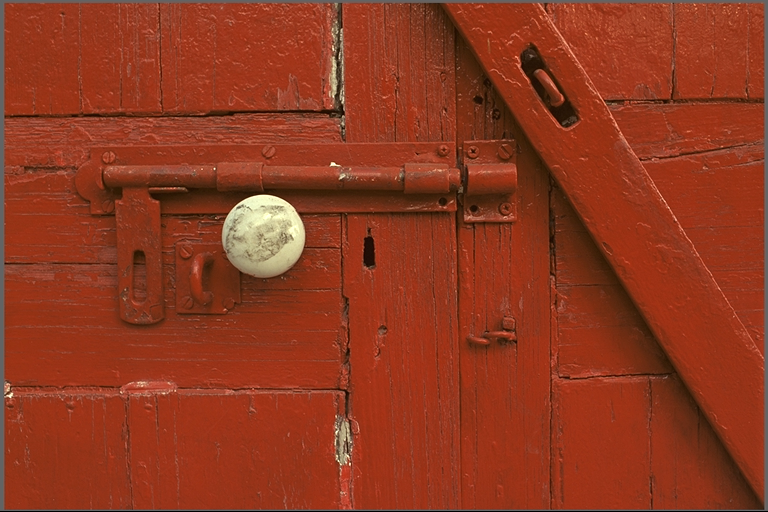
%> input picture Codes/kodim02.png, 768 x 512 px, given in place of ucid00142sp.tif, which was not available
$ octave blockofImageNew.m   (GNU Octave 9; MATLAB toolbox functions it lacks are replaced by stand-ins)
%> lines starting %> are read from the running program, lines starting %| are printed output that depends on the picture; in (x1, y1, x2, y2) boxes, pixels count from 0 and x2, y2 are one past the last pixel; in counts of white or black regions, pixels touching at a corner belong together; the program's own positions count from 1; pictures that were not available may be replaced by others from this repository, and a replacement may not be noted
### Codes/emresampleN.m
function [Pmap, varargout] = emresampleN(img,N,varargin)


MAXITER = 100;
EPSILON = 1e-3;
MAXBLOCKS = 3.5e3;
p0 = 1/256;

if(size(img,3)~=1)
    error('Image must be grayscale.')
end

if(nargin>2)
    verbose = (varargin{1}=='verbose');
else
    verbose = 0;
end

wlen = 2*N+1; % window length
cen = floor(wlen^2/2) + 1;  % center element
[height width] = size(img);

% create column image
imcol = im2col(img,[wlen wlen]);
[~,nblocks] = size(imcol);
Y = imcol';
Y(:,cen) = []; % delete center element

% initialize parameters
alpha = rand(1,wlen^2-1)';
alpha = alpha./sum(alpha(:)); % normalize weights
sigma =1;

% extract center pixel of each block
y = img(N+1:end-N,N+1:end-N);
y = y(:);

% select random subset to perform EM
idx_rand = randperm(nblocks);
idx = idx_rand(1:min(MAXBLOCKS,nblocks));

Yt = Y(idx,:);
yt = y(idx,:);


for iter = 1:MAXITER
    prev = alpha;

    if(verbose==1)
        disp(iter)
    end

    % E-step
    R = yt - Yt*alpha;  % find residuals
    P = 1/(sigma*sqrt(2*pi)) * exp(-R.^2/(2*sigma.^2)); % find probablities
    w = P./(P+p0);

    % M-step
    sigma = sqrt( sum(w.*R.^2)/sum(w) );
    alpha = (Yt'*diag(w)*Yt) \ Yt'*diag(w)*yt;

    if(max(abs(prev-alpha))<EPSILON)
        break;
    end
end

if(verbose==1)
    fprintf('Number of iterations = %i\n',iter);
    fprintf('sigma = %.5f\n',sigma);
end

Pmap = 1/(sigma*sqrt(2*pi)) * exp(-(y-Y*alpha).^2/(2*sigma.^2));

Pmap = reshape(Pmap,[height-2*N width-2*N]);
%disp(Pmap);

if(nargout==1)
    varargout{1} = alpha;
elseif(nargout==2)
    varargout{1} = alpha;
    varargout{2} = sigma;
elseif(nargout==3)
    varargout{1} = alpha;
    varargout{2} = sigma;
    varargout{3} = iter;
end

### Codes/YourFunction2.m


 function [result,pmap,fmap] = YourFunction2(block_of_image)

  % result = double(max(block_of_image(:))) ./ sum(double(block_of_image(:)));
    N=2;
    pmap = emresampleN(block_of_image,N,'verbose');
    fmap = fft2c(pmap);
    result = fft2c(pmap);
    pmap = pmap;
    %fprintf('pmap');
    %disp(pmap);
    fmap = fftshift(fft2(fftshift(pmap)));


    figure;
    subplot(131)
    imshow(block_of_image,[])
    subplot(132)
    imshow(pmap,[])
    subplot(133)
    imshow(abs(rmcenter(fmap)),[]);


### Codes/fft2c.m
function y = fft2c(x)
y = fftshift(fft2(fftshift(x)));

%disp(y);

### Codes/rmcenter.m
function F = rmcenter(Fc,varargin)
% F = RMCENTER(FC) deletes the DC component and high pass filters
%   the frequency map
%   'ideal' uses idea high pass filter
%   'cosine' (default) used raised cosine filter
% Last updated December 10, 2011

opt = 0;

if(nargin>1)
    opt = (varargin{1}=='ideal');
end

[Nx,Ny] = size(Fc);
[Kx Ky] = meshgrid(linspace(-1,1,Ny),linspace(-1,1,Nx));
R = sqrt(Kx.^2+Ky.^2);

if(opt==1)
    % remove center for display
    rad = 0.1; %from 0-1, radius of high-pass filter
    H = (R>rad);
else
    % raise cosine filter
    H = 0.5 - 0.5.*cos(4*pi*R);
    H(R>0.25) = 1;
end

F = Fc.*H;
F(round(Nx/2)+1,round(Ny/2)+1)=0;

### Codes/blockofImageNew.m
clc;
clear all;
close all;
%result = blockproc(img, [57 57], aux_fun, 'TrimBorder', false)

img = imread('Original\ucid\ImageDataSet\ucid00142sp.tif');
%> img is the input picture: size 512x768x3 uint8; mean R, G, B 142.9, 56.4, 31.2
img = rgb2gray(img);
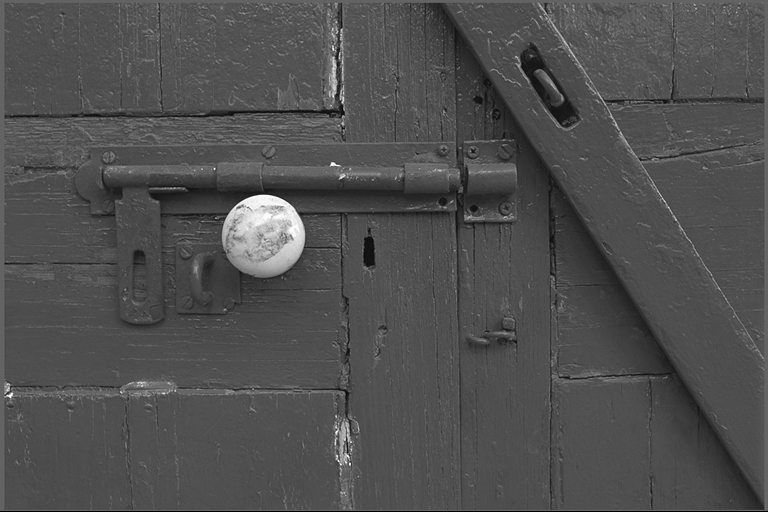
%> img: size 512x768 uint8; min 0, max 255, mean 79.4
img= double(img);
%> img: size 512x768 double
%> in YourFunction2 (call 2), `result = fft2c(pmap);`:
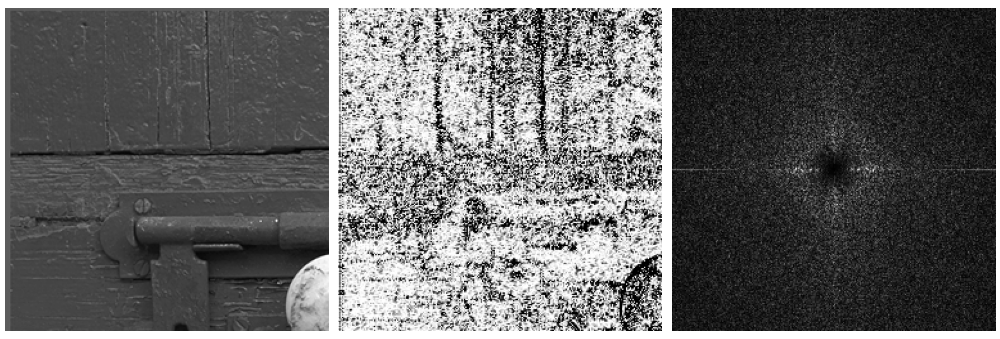
%> figure redrawn from the program's plot data, 3 panels
%> in YourFunction2 (call 3), `result = fft2c(pmap);`:
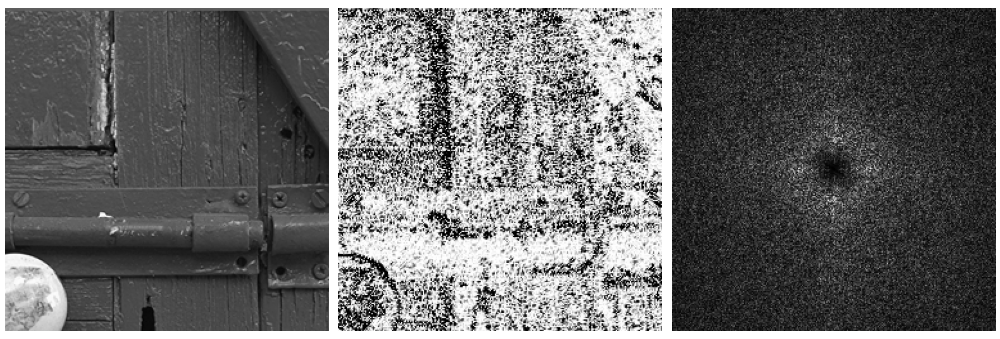
%> figure redrawn from the program's plot data, 3 panels
%> in YourFunction2 (call 4), `result = fft2c(pmap);`:
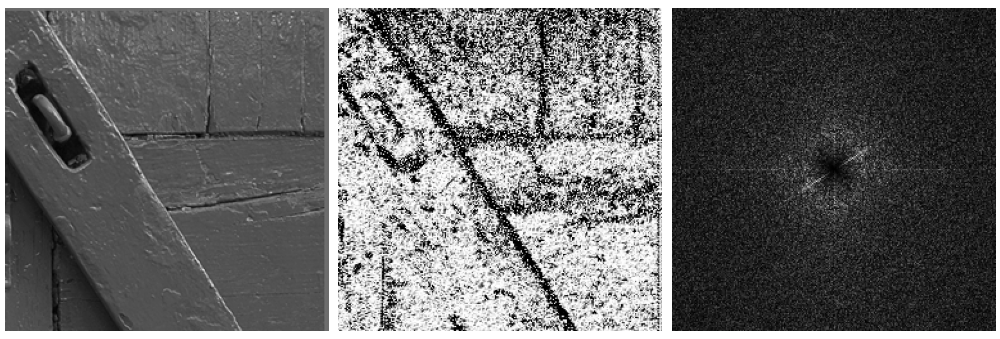
%> figure redrawn from the program's plot data, 3 panels
%> in YourFunction2 (call 6), `result = fft2c(pmap);`:
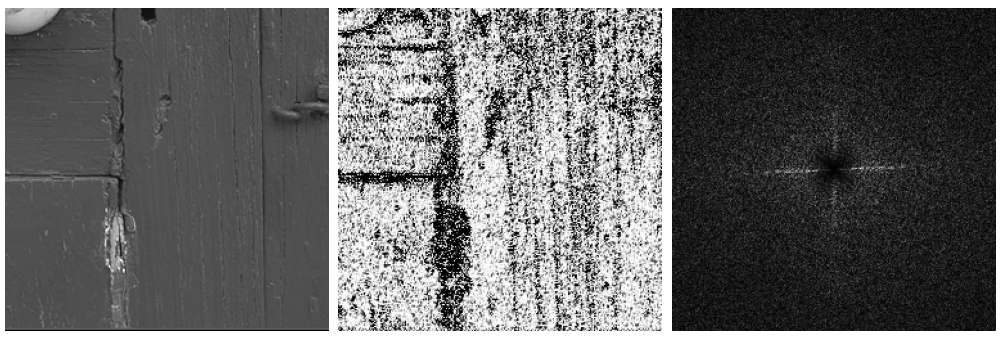
%> figure redrawn from the program's plot data, 3 panels
aux_fun = @(block_info) YourFunction2(block_info.data);
result = blockproc(img,[256 256], aux_fun, 'TrimBorder', false);
%pmap = blockproc(img,[57 57], aux_fun, 'TrimBorder', false);

subplot(2, 3, 3);
imshow(img);
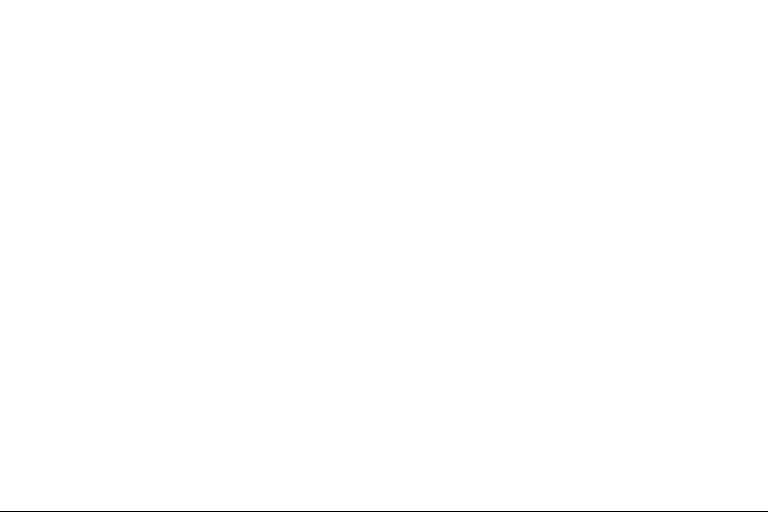
%> displayed picture: size 512x768, on the screen's scale of 0 to 255; 99.8% white; black in thin lines or dots, all inside (x1, y1, x2, y2) = (0, 511, 768, 512)
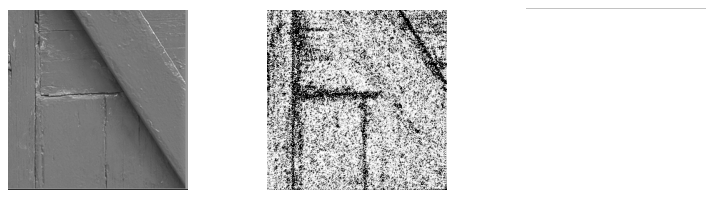
%> figure redrawn from the program's plot data, 3 panels

$ run again, on Codes/kodim04.png
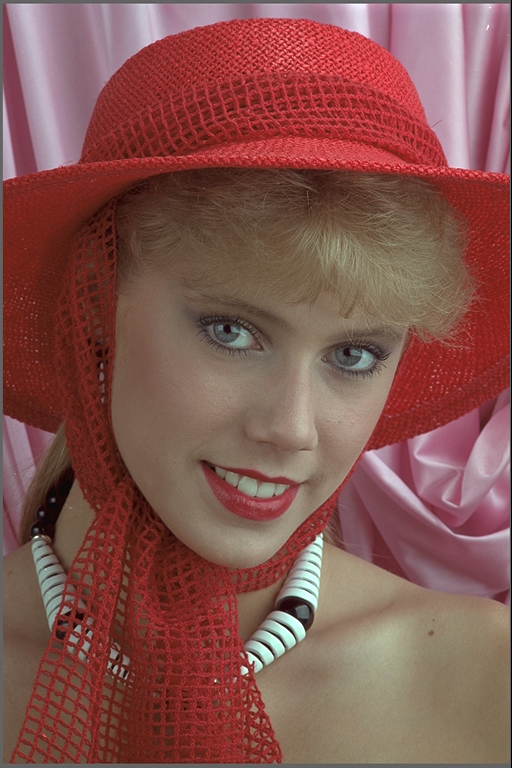
%> input picture Codes/kodim04.png, 512 x 768 px, given in place of ucid00142sp.tif, which was not available
%> img is the input picture: size 768x512x3 uint8; mean R, G, B 131.9, 84.1, 78.4
%> `imshow(img);`:
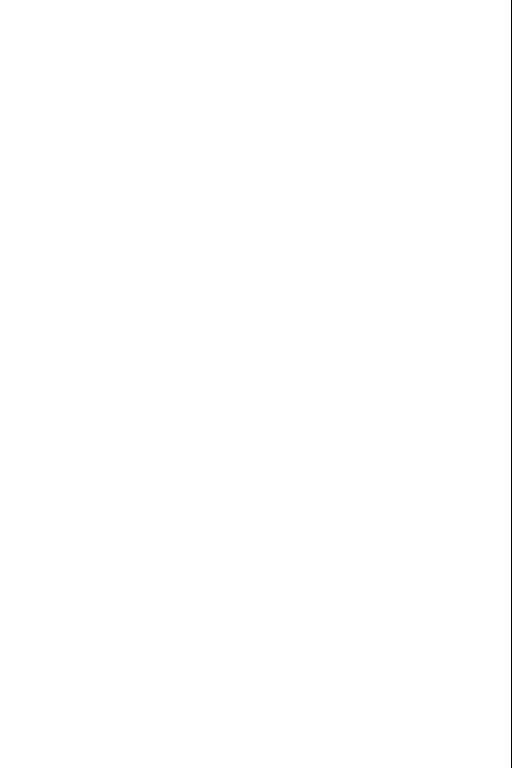
%> displayed picture: size 768x512, on the screen's scale of 0 to 255; 99.8% white; black in thin lines or dots, all inside (x1, y1, x2, y2) = (511, 0, 512, 768)
%> `imshow(img);`:
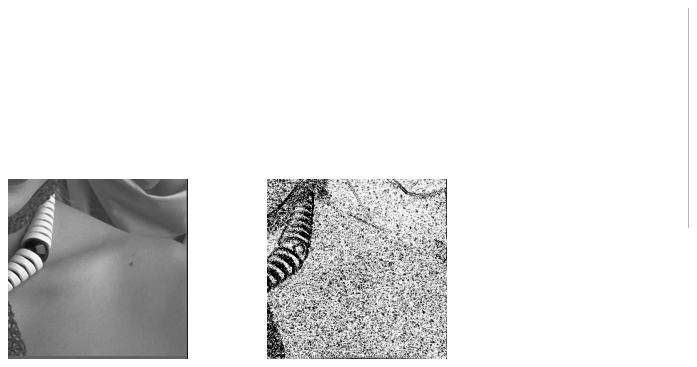
%> figure redrawn from the program's plot data, 3 panels
